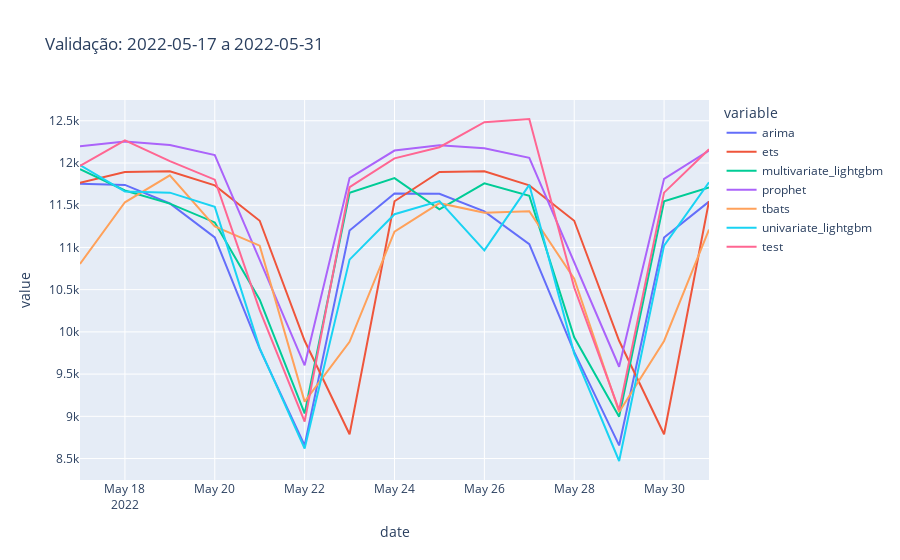

The cell this chart's notebook holds for it:
### Code cell
# plot using plotly express
df3 = df2.reset_index().melt(id_vars = "date")
px.line(df3, x = "date", y = "value", color= "variable", title=f"Validação: {date_init} a {date_end}")

### Figure 1 — Plotly figure (JSON) as saved in the notebook; plotly's stock layout.template omitted (floating-point values rounded to 4 significant figures)
{"data": [{"hovertemplate": "variable=arima<br>date=%{x}<br>value=%{y}<extra></extra>", "legendgroup": "arima", "line": {"color": "#636efa", "dash": "solid"}, "marker": {"symbol": "circle"}, "mode": "lines", "name": "arima", "orientation": "v", "showlegend": true, "type": "scatter", "x": ["2022-05-17", "2022-05-18", "2022-05-19", "2022-05-20", "2022-05-21", "2022-05-22", "2022-05-23", "2022-05-24", "2022-05-25", "2022-05-26", "2022-05-27", "2022-05-28", "2022-05-29", "2022-05-30", "2022-05-31"], "xaxis": "x", "y": [11750.0, 11740.0, 11520.0, 11120.0, 9799.0, 8657.0, 11200.0, 11640.0, 11640.0, 11430.0, 11040.0, 9763.0, 8655.0, 11120.0, 11540.0], "yaxis": "y"}, {"hovertemplate": "variable=ets<br>date=%{x}<br>value=%{y}<extra></extra>", "legendgroup": "ets", "line": {"color": "#EF553B", "dash": "solid"}, "marker": {"symbol": "circle"}, "mode": "lines", "name": "ets", "orientation": "v", "showlegend": true, "type": "scatter", "x": ["2022-05-17", "2022-05-18", "2022-05-19", "2022-05-20", "2022-05-21", "2022-05-22", "2022-05-23", "2022-05-24", "2022-05-25", "2022-05-26", "2022-05-27", "2022-05-28", "2022-05-29", "2022-05-30", "2022-05-31"], "xaxis": "x", "y": [11760.0, 11890.0, 11900.0, 11730.0, 11320.0, 9895.0, 8787.0, 11550.0, 11890.0, 11900.0, 11730.0, 11320.0, 9895.0, 8787.0, 11550.0], "yaxis": "y"}, {"hovertemplate": "variable=multivariate_lightgbm<br>date=%{x}<br>value=%{y}<extra></extra>", "legendgroup": "multivariate_lightgbm", "line": {"color": "#00cc96", "dash": "solid"}, "marker": {"symbol": "circle"}, "mode": "lines", "name": "multivariate_lightgbm", "orientation": "v", "showlegend": true, "type": "scatter", "x": ["2022-05-17", "2022-05-18", "2022-05-19", "2022-05-20", "2022-05-21", "2022-05-22", "2022-05-23", "2022-05-24", "2022-05-25", "2022-05-26", "2022-05-27", "2022-05-28", "2022-05-29", "2022-05-30", "2022-05-31"], "xaxis": "x", "y": [11930.0, 11670.0, 11520.0, 11300.0, 10380.0, 9034.0, 11650.0, 11820.0, 11450.0, 11760.0, 11610.0, 9935.0, 8996.0, 11550.0, 11710.0], "yaxis": "y"}, {"hovertemplate": "variable=prophet<br>date=%{x}<br>value=%{y}<extra></extra>", "legendgroup": "prophet", "line": {"color": "#ab63fa", "dash": "solid"}, "marker": {"symbol": "circle"}, "mode": "lines", "name": "prophet", "orientation": "v", "showlegend": true, "type": "scatter", "x": ["2022-05-17", "2022-05-18", "2022-05-19", "2022-05-20", "2022-05-21", "2022-05-22", "2022-05-23", "2022-05-24", "2022-05-25", "2022-05-26", "2022-05-27", "2022-05-28", "2022-05-29", "2022-05-30", "2022-05-31"], "xaxis": "x", "y": [12200.0, 12260.0, 12210.0, 12090.0, 10850.0, 9604.0, 11820.0, 12150.0, 12210.0, 12170.0, 12060.0, 10830.0, 9587.0, 11810.0, 12150.0], "yaxis": "y"}, {"hovertemplate": "variable=tbats<br>date=%{x}<br>value=%{y}<extra></extra>", "legendgroup": "tbats", "line": {"color": "#FFA15A", "dash": "solid"}, "marker": {"symbol": "circle"}, "mode": "lines", "name": "tbats", "orientation": "v", "showlegend": true, "type": "scatter", "x": ["2022-05-17", "2022-05-18", "2022-05-19", "2022-05-20", "2022-05-21", "2022-05-22", "2022-05-23", "2022-05-24", "2022-05-25", "2022-05-26", "2022-05-27", "2022-05-28", "2022-05-29", "2022-05-30", "2022-05-31"], "xaxis": "x", "y": [10810.0, 11530.0, 11850.0, 11250.0, 11020.0, 9174.0, 9882.0, 11190.0, 11520.0, 11410.0, 11430.0, 10630.0, 9051.0, 9893.0, 11210.0], "yaxis": "y"}, {"hovertemplate": "variable=univariate_lightgbm<br>date=%{x}<br>value=%{y}<extra></extra>", "legendgroup": "univariate_lightgbm", "line": {"color": "#19d3f3", "dash": "solid"}, "marker": {"symbol": "circle"}, "mode": "lines", "name": "univariate_lightgbm", "orientation": "v", "showlegend": true, "type": "scatter", "x": ["2022-05-17", "2022-05-18", "2022-05-19", "2022-05-20", "2022-05-21", "2022-05-22", "2022-05-23", "2022-05-24", "2022-05-25", "2022-05-26", "2022-05-27", "2022-05-28", "2022-05-29", "2022-05-30", "2022-05-31"], "xaxis": "x", "y": [11980.0, 11660.0, 11650.0, 11480.0, 9808.0, 8618.0, 10860.0, 11390.0, 11550.0, 10960.0, 11740.0, 9743.0, 8471.0, 11020.0, 11770.0], "yaxis": "y"}, {"hovertemplate": "variable=test<br>date=%{x}<br>value=%{y}<extra></extra>", "legendgroup": "test", "line": {"color": "#FF6692", "dash": "solid"}, "marker": {"symbol": "circle"}, "mode": "lines", "name": "test", "orientation": "v", "showlegend": true, "type": "scatter", "x": ["2022-05-17", "2022-05-18", "2022-05-19", "2022-05-20", "2022-05-21", "2022-05-22", "2022-05-23", "2022-05-24", "2022-05-25", "2022-05-26", "2022-05-27", "2022-05-28", "2022-05-29", "2022-05-30", "2022-05-31"], "xaxis": "x", "y": [11960.0, 12270.0, 12020.0, 11800.0, 10260.0, 8939.0, 11710.0, 12050.0, 12190.0, 12480.0, 12520.0, 10530.0, 9074.0, 11650.0, 12160.0], "yaxis": "y"}], "layout": {"legend": {"title": {"text": "variable"}, "tracegroupgap": 0}, "title": {"text": "Validação: 2022-05-17 a 2022-05-31"}, "xaxis": {"anchor": "y", "domain": [0, 1], "title": {"text": "date"}}, "yaxis": {"anchor": "x", "domain": [0, 1], "title": {"text": "value"}}}}
